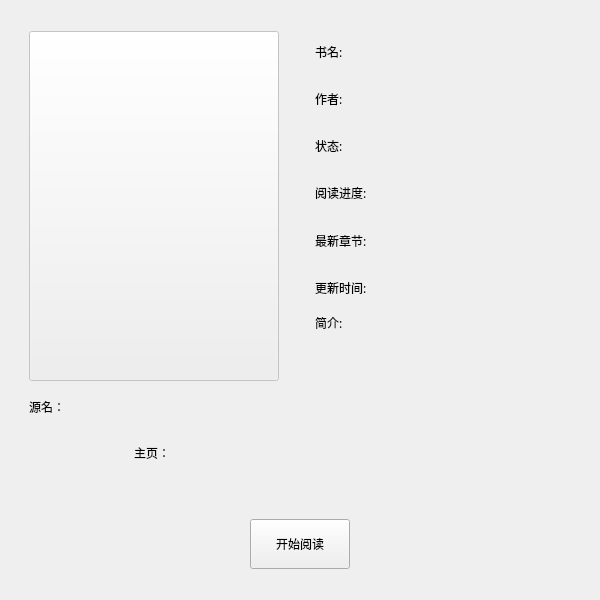
<?xml version="1.0" encoding="UTF-8"?>
<ui version="4.0">
 <class>bookIntroduction</class>
 <widget class="QWidget" name="bookIntroduction">
  <property name="enabled">
   <bool>true</bool>
  </property>
  <property name="geometry">
   <rect>
    <x>0</x>
    <y>0</y>
    <width>600</width>
    <height>600</height>
   </rect>
  </property>
  <property name="minimumSize">
   <size>
    <width>600</width>
    <height>600</height>
   </size>
  </property>
  <property name="maximumSize">
   <size>
    <width>600</width>
    <height>600</height>
   </size>
  </property>
  <property name="windowTitle">
   <string>Form</string>
  </property>
  <property name="styleSheet">
   <string notr="true"/>
  </property>
  <layout class="QVBoxLayout" name="vlayout_bookIntroduction">
   <item>
    <widget class="QFrame" name="frame_top">
     <property name="frameShape">
      <enum>QFrame::NoFrame</enum>
     </property>
     <property name="frameShadow">
      <enum>QFrame::Raised</enum>
     </property>
     <layout class="QHBoxLayout" name="hlayout_top">
      <property name="spacing">
       <number>7</number>
      </property>
      <property name="leftMargin">
       <number>0</number>
      </property>
      <property name="topMargin">
       <number>11</number>
      </property>
      <property name="rightMargin">
       <number>0</number>
      </property>
      <property name="bottomMargin">
       <number>11</number>
      </property>
      <item alignment="Qt::AlignHCenter|Qt::AlignTop">
       <widget class="QFrame" name="frame_image">
        <property name="font">
         <font>
          <family>Microsoft YaHei</family>
         </font>
        </property>
        <property name="frameShape">
         <enum>QFrame::NoFrame</enum>
        </property>
        <property name="frameShadow">
         <enum>QFrame::Raised</enum>
        </property>
        <layout class="QVBoxLayout" name="vlayout_image">
         <item>
          <widget class="QFrame" name="frame_image_top">
           <property name="minimumSize">
            <size>
             <width>250</width>
             <height>350</height>
            </size>
           </property>
           <property name="maximumSize">
            <size>
             <width>250</width>
             <height>350</height>
            </size>
           </property>
           <property name="frameShape">
            <enum>QFrame::NoFrame</enum>
           </property>
           <property name="frameShadow">
            <enum>QFrame::Raised</enum>
           </property>
           <layout class="QVBoxLayout" name="vlayout_image_top">
            <property name="spacing">
             <number>0</number>
            </property>
            <property name="leftMargin">
             <number>0</number>
            </property>
            <property name="topMargin">
             <number>0</number>
            </property>
            <property name="rightMargin">
             <number>0</number>
            </property>
            <property name="bottomMargin">
             <number>0</number>
            </property>
            <item>
             <widget class="QPushButton" name="btn_image">
              <property name="enabled">
               <bool>false</bool>
              </property>
              <property name="minimumSize">
               <size>
                <width>250</width>
                <height>350</height>
               </size>
              </property>
              <property name="maximumSize">
               <size>
                <width>250</width>
                <height>350</height>
               </size>
              </property>
              <property name="font">
               <font>
                <family>Microsoft YaHei</family>
               </font>
              </property>
              <property name="text">
               <string/>
              </property>
             </widget>
            </item>
           </layout>
          </widget>
         </item>
         <item>
          <layout class="QHBoxLayout" name="hlayout_sourceName">
           <property name="topMargin">
            <number>11</number>
           </property>
           <property name="bottomMargin">
            <number>11</number>
           </property>
           <item alignment="Qt::AlignLeft">
            <widget class="QLabel" name="label_sourceName_left">
             <property name="minimumSize">
              <size>
               <width>40</width>
               <height>0</height>
              </size>
             </property>
             <property name="maximumSize">
              <size>
               <width>40</width>
               <height>16777215</height>
              </size>
             </property>
             <property name="font">
              <font>
               <family>Microsoft YaHei</family>
              </font>
             </property>
             <property name="contextMenuPolicy">
              <enum>Qt::PreventContextMenu</enum>
             </property>
             <property name="text">
              <string>源名：</string>
             </property>
             <property name="alignment">
              <set>Qt::AlignJustify|Qt::AlignVCenter</set>
             </property>
            </widget>
           </item>
           <item alignment="Qt::AlignLeft">
            <widget class="QLabel" name="label_sourceName_right">
             <property name="minimumSize">
              <size>
               <width>200</width>
               <height>0</height>
              </size>
             </property>
             <property name="maximumSize">
              <size>
               <width>200</width>
               <height>16777215</height>
              </size>
             </property>
             <property name="font">
              <font>
               <family>Microsoft YaHei</family>
              </font>
             </property>
             <property name="text">
              <string/>
             </property>
             <property name="textFormat">
              <enum>Qt::AutoText</enum>
             </property>
             <property name="scaledContents">
              <bool>false</bool>
             </property>
            </widget>
           </item>
          </layout>
         </item>
         <item>
          <layout class="QHBoxLayout" name="hlayout_sourceUrl">
           <property name="spacing">
            <number>7</number>
           </property>
           <property name="sizeConstraint">
            <enum>QLayout::SetDefaultConstraint</enum>
           </property>
           <property name="topMargin">
            <number>11</number>
           </property>
           <property name="bottomMargin">
            <number>11</number>
           </property>
           <item>
            <widget class="QLabel" name="label_sourceUrl_left">
             <property name="minimumSize">
              <size>
               <width>40</width>
               <height>0</height>
              </size>
             </property>
             <property name="maximumSize">
              <size>
               <width>40</width>
               <height>16777215</height>
              </size>
             </property>
             <property name="font">
              <font>
               <family>Microsoft YaHei</family>
              </font>
             </property>
             <property name="text">
              <string>主页：</string>
             </property>
            </widget>
           </item>
          </layout>
         </item>
        </layout>
       </widget>
      </item>
      <item>
       <widget class="QFrame" name="frame_top_right">
        <property name="minimumSize">
         <size>
          <width>0</width>
          <height>0</height>
         </size>
        </property>
        <property name="maximumSize">
         <size>
          <width>400</width>
          <height>16777215</height>
         </size>
        </property>
        <property name="frameShape">
         <enum>QFrame::NoFrame</enum>
        </property>
        <property name="frameShadow">
         <enum>QFrame::Raised</enum>
        </property>
        <layout class="QVBoxLayout" name="vlayout_top_right">
         <item>
          <layout class="QHBoxLayout" name="hlayout_bookName">
           <property name="leftMargin">
            <number>0</number>
           </property>
           <property name="topMargin">
            <number>11</number>
           </property>
           <property name="bottomMargin">
            <number>11</number>
           </property>
           <item>
            <widget class="QLabel" name="label_bookName_1">
             <property name="minimumSize">
              <size>
               <width>80</width>
               <height>0</height>
              </size>
             </property>
             <property name="maximumSize">
              <size>
               <width>80</width>
               <height>16777215</height>
              </size>
             </property>
             <property name="font">
              <font>
               <family>Microsoft YaHei</family>
              </font>
             </property>
             <property name="text">
              <string>书名:</string>
             </property>
            </widget>
           </item>
           <item>
            <widget class="QLabel" name="label_bookName_2">
             <property name="maximumSize">
              <size>
               <width>174</width>
               <height>16777215</height>
              </size>
             </property>
             <property name="font">
              <font>
               <family>Microsoft YaHei</family>
              </font>
             </property>
             <property name="text">
              <string/>
             </property>
            </widget>
           </item>
          </layout>
         </item>
         <item>
          <layout class="QHBoxLayout" name="hlayout_bookAuthor">
           <property name="topMargin">
            <number>11</number>
           </property>
           <property name="bottomMargin">
            <number>11</number>
           </property>
           <item>
            <widget class="QLabel" name="label_bookAuthor_1">
             <property name="minimumSize">
              <size>
               <width>80</width>
               <height>0</height>
              </size>
             </property>
             <property name="maximumSize">
              <size>
               <width>80</width>
               <height>16777215</height>
              </size>
             </property>
             <property name="font">
              <font>
               <family>Microsoft YaHei</family>
              </font>
             </property>
             <property name="text">
              <string>作者:</string>
             </property>
            </widget>
           </item>
           <item>
            <widget class="QLabel" name="label_bookAuthor_2">
             <property name="maximumSize">
              <size>
               <width>174</width>
               <height>16777215</height>
              </size>
             </property>
             <property name="font">
              <font>
               <family>Microsoft YaHei</family>
              </font>
             </property>
             <property name="text">
              <string/>
             </property>
            </widget>
           </item>
          </layout>
         </item>
         <item>
          <layout class="QHBoxLayout" name="hlayout_bookStatus">
           <property name="topMargin">
            <number>11</number>
           </property>
           <property name="bottomMargin">
            <number>11</number>
           </property>
           <item>
            <widget class="QLabel" name="label_bookStatus_1">
             <property name="minimumSize">
              <size>
               <width>80</width>
               <height>0</height>
              </size>
             </property>
             <property name="maximumSize">
              <size>
               <width>80</width>
               <height>16777215</height>
              </size>
             </property>
             <property name="font">
              <font>
               <family>Microsoft YaHei</family>
              </font>
             </property>
             <property name="text">
              <string>状态:</string>
             </property>
            </widget>
           </item>
           <item>
            <widget class="QLabel" name="label_bookStatus_2">
             <property name="maximumSize">
              <size>
               <width>174</width>
               <height>16777215</height>
              </size>
             </property>
             <property name="font">
              <font>
               <family>Microsoft YaHei</family>
              </font>
             </property>
             <property name="text">
              <string/>
             </property>
            </widget>
           </item>
          </layout>
         </item>
         <item>
          <layout class="QHBoxLayout" name="hlayout_bookProgress">
           <property name="topMargin">
            <number>11</number>
           </property>
           <property name="bottomMargin">
            <number>11</number>
           </property>
           <item>
            <widget class="QLabel" name="label_bookProgress_1">
             <property name="minimumSize">
              <size>
               <width>80</width>
               <height>0</height>
              </size>
             </property>
             <property name="maximumSize">
              <size>
               <width>80</width>
               <height>16777215</height>
              </size>
             </property>
             <property name="font">
              <font>
               <family>Microsoft YaHei</family>
              </font>
             </property>
             <property name="text">
              <string>阅读进度:</string>
             </property>
            </widget>
           </item>
           <item>
            <widget class="QLabel" name="label_bookProgress_2">
             <property name="maximumSize">
              <size>
               <width>174</width>
               <height>16777215</height>
              </size>
             </property>
             <property name="font">
              <font>
               <family>Microsoft YaHei</family>
              </font>
             </property>
             <property name="text">
              <string/>
             </property>
            </widget>
           </item>
          </layout>
         </item>
         <item>
          <layout class="QHBoxLayout" name="hlayout_latestChapter">
           <property name="topMargin">
            <number>11</number>
           </property>
           <property name="bottomMargin">
            <number>11</number>
           </property>
           <item>
            <widget class="QLabel" name="label_latestChapter_1">
             <property name="minimumSize">
              <size>
               <width>80</width>
               <height>0</height>
              </size>
             </property>
             <property name="maximumSize">
              <size>
               <width>80</width>
               <height>16777215</height>
              </size>
             </property>
             <property name="font">
              <font>
               <family>Microsoft YaHei</family>
              </font>
             </property>
             <property name="text">
              <string>最新章节:</string>
             </property>
            </widget>
           </item>
           <item>
            <widget class="QLabel" name="label_latestChapter_2">
             <property name="maximumSize">
              <size>
               <width>174</width>
               <height>16777215</height>
              </size>
             </property>
             <property name="font">
              <font>
               <family>Microsoft YaHei</family>
              </font>
             </property>
             <property name="text">
              <string/>
             </property>
            </widget>
           </item>
          </layout>
         </item>
         <item>
          <layout class="QHBoxLayout" name="hlayout_latestUpdateTime">
           <property name="topMargin">
            <number>11</number>
           </property>
           <property name="bottomMargin">
            <number>11</number>
           </property>
           <item>
            <widget class="QLabel" name="label_latestUpdateTime_1">
             <property name="minimumSize">
              <size>
               <width>80</width>
               <height>0</height>
              </size>
             </property>
             <property name="maximumSize">
              <size>
               <width>80</width>
               <height>16777215</height>
              </size>
             </property>
             <property name="font">
              <font>
               <family>Microsoft YaHei</family>
              </font>
             </property>
             <property name="text">
              <string>更新时间:</string>
             </property>
            </widget>
           </item>
           <item>
            <widget class="QLabel" name="label_latestUpdateTime_2">
             <property name="maximumSize">
              <size>
               <width>174</width>
               <height>16777215</height>
              </size>
             </property>
             <property name="font">
              <font>
               <family>Microsoft YaHei</family>
              </font>
             </property>
             <property name="text">
              <string/>
             </property>
            </widget>
           </item>
          </layout>
         </item>
         <item>
          <layout class="QHBoxLayout" name="hlayout_bookIntro">
           <item alignment="Qt::AlignTop">
            <widget class="QLabel" name="label_bookIntro_1">
             <property name="minimumSize">
              <size>
               <width>80</width>
               <height>0</height>
              </size>
             </property>
             <property name="maximumSize">
              <size>
               <width>80</width>
               <height>16777215</height>
              </size>
             </property>
             <property name="font">
              <font>
               <family>Microsoft YaHei</family>
              </font>
             </property>
             <property name="text">
              <string>简介:</string>
             </property>
            </widget>
           </item>
           <item alignment="Qt::AlignTop">
            <widget class="QLabel" name="label_bookIntro_2">
             <property name="minimumSize">
              <size>
               <width>0</width>
               <height>159</height>
              </size>
             </property>
             <property name="maximumSize">
              <size>
               <width>174</width>
               <height>159</height>
              </size>
             </property>
             <property name="font">
              <font>
               <family>Microsoft YaHei</family>
              </font>
             </property>
             <property name="text">
              <string/>
             </property>
             <property name="alignment">
              <set>Qt::AlignLeading|Qt::AlignLeft|Qt::AlignTop</set>
             </property>
             <property name="wordWrap">
              <bool>true</bool>
             </property>
            </widget>
           </item>
          </layout>
         </item>
        </layout>
       </widget>
      </item>
     </layout>
    </widget>
   </item>
   <item>
    <widget class="QFrame" name="frame_down">
     <property name="enabled">
      <bool>true</bool>
     </property>
     <property name="frameShape">
      <enum>QFrame::NoFrame</enum>
     </property>
     <property name="frameShadow">
      <enum>QFrame::Raised</enum>
     </property>
     <layout class="QHBoxLayout" name="hlayout_down">
      <property name="spacing">
       <number>7</number>
      </property>
      <property name="leftMargin">
       <number>0</number>
      </property>
      <property name="topMargin">
       <number>11</number>
      </property>
      <property name="rightMargin">
       <number>0</number>
      </property>
      <property name="bottomMargin">
       <number>11</number>
      </property>
      <item>
       <widget class="QPushButton" name="btn_toread">
        <property name="minimumSize">
         <size>
          <width>100</width>
          <height>50</height>
         </size>
        </property>
        <property name="maximumSize">
         <size>
          <width>100</width>
          <height>50</height>
         </size>
        </property>
        <property name="font">
         <font>
          <family>Microsoft YaHei</family>
         </font>
        </property>
        <property name="text">
         <string>开始阅读</string>
        </property>
       </widget>
      </item>
     </layout>
    </widget>
   </item>
  </layout>
 </widget>
 <resources>
  <include location="../Resource/novel.qrc"/>
 </resources>
 <connections/>
</ui>
